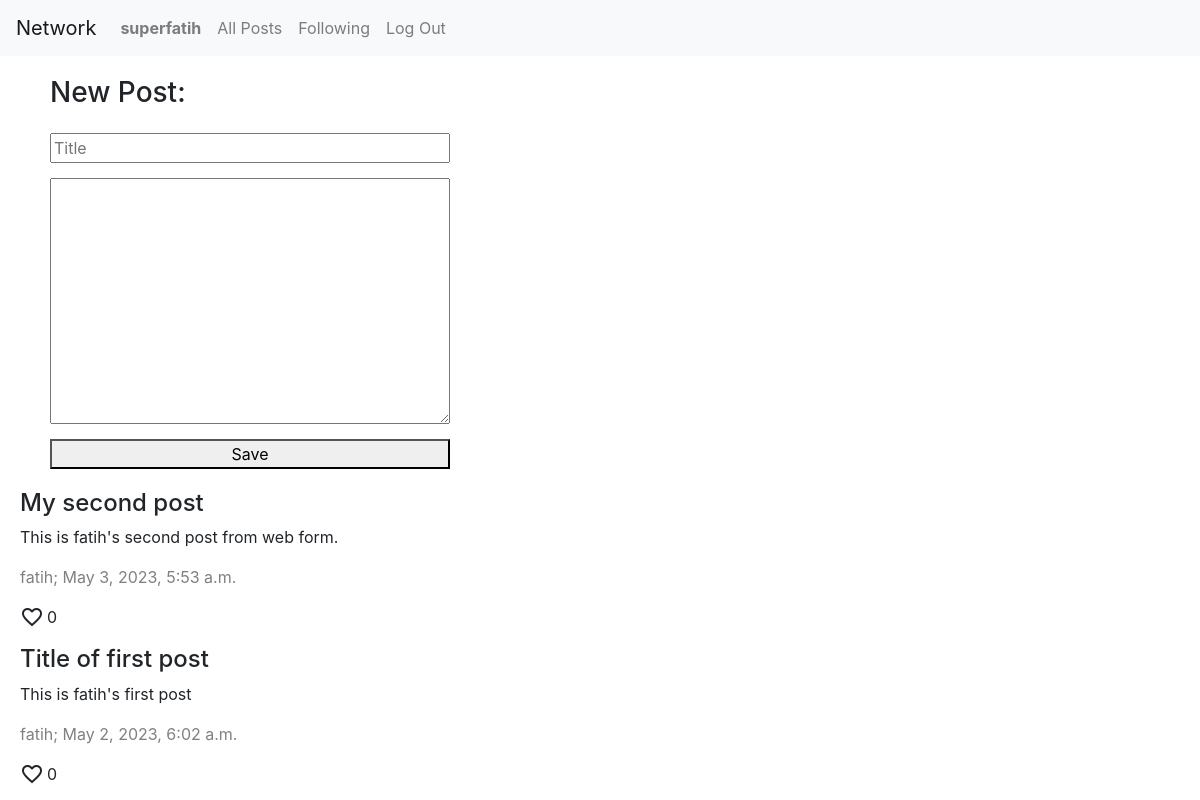
Screenshot of / (signed in) with the database file from the repository.
### network/models.py (models this page shows, shortened)
class User(AbstractUser):
    pass

class Post(models.Model):
    user = models.ForeignKey(User, on_delete=models.CASCADE)
    title = models.CharField(max_length=100)
    text = models.TextField()
    time = models.DateTimeField(auto_now_add=True)

### network/views.py (the view, shortened to what this page needs)
# urls.py: path("", views.index, name="index"),
def index(request):
    try:
        m_querystring = request.GET.get("p")
        posts = Post.objects.all().order_by("-time")
        like_list = []
        for post in posts:
            if post.likes.filter(user = request.user):
                like_list.append(True)
            else:
                like_list.append(False)
        return render(request, "network/index.html", {
            "posts": zip(posts, like_list)
        })
    except Exception as e:
        print("Error, ", e)
        return render(request, "network/index.html")

### network/templates/network/index.html (shortened to what this page needs)
{% extends "network/layout.html" %}
{% load static %}
{% block body %}
    <div class="div-posts">
        {% if user.is_authenticated and not request.GET.p == "f" %}
            <form class="form-newpost" action="./" method="post">
                <h3>New Post:</h3>
                <input placeholder="Title" type="text" id="input-newpost-title" name="input-newpost-title">
                <textarea name="" id="input-newpost-text" name="input-newpost-text" cols="30" rows="10"></textarea>
                <button id="input-newpost-submit">Save</button>
            </form>
        {% endif %}
        {% for post, like in posts %}
            <div class="div-post">
                <h4>{{ post.title }}</h4>
                <p class="post-text">
                    {{ post.text }}
                </p>
                <p class="css-description">{{ post.user.username }}; {{ post.time }}</p>
                <p class="p-like">
                    {% if user.username != post.user.username %}
                        <span data-postid="{{ post.id }}" class="material-icons po-pointer {% if like %}red {% endif %}favorite">
                        </span>
                    {% else %}
                        <span class="material-icons po-default">
                            favorite_border
                        </span>
                    {% endif %}
                        <span class="post-like-counter">{{ post.likes.count }}</span>
                </p>
            </div>
        {% empty %}
            No post yet!
        {% endfor %}
    </div>
{% endblock %}

### network/templates/network/layout.html (shortened to what this page needs)
{% load static %}
<!DOCTYPE html>
<html lang="en">
    <head>
        <link rel="stylesheet" href="https://stackpath.bootstrapcdn.com/bootstrap/4.4.1/css/bootstrap.min.css">
        <link href="{% static 'network/styles.css' %}" rel="stylesheet">
    </head>
    <body>
        <nav class="navbar navbar-expand-lg navbar-light bg-light">
            <a class="navbar-brand" href="./">Network</a>
            <div>
              <ul class="navbar-nav mr-auto">
                {% if user.is_authenticated %}
                    <li class="nav-item">
                        <a class="nav-link" href="#"><strong>{{ user.username }}</strong></a>
                    </li>
                {% endif %}
                <li class="nav-item">
                  <a class="nav-link" href="{% url 'index' %}">All Posts</a>
                </li>
                {% if user.is_authenticated %}
                    <li class="nav-item">
                        <a class="nav-link" href="{% url 'index' %}?p=f">Following</a>
                    </li>
                    <li class="nav-item">
                        <a class="nav-link" href="{% url 'logout' %}">Log Out</a>
                    </li>
                {% endif %}
              </ul>
            </div>
          </nav>
        <div class="body">
            {% block body %}
            {% endblock %}
        </div>
    </body>
</html>

### network/static/network/styles.css (style rules this page uses)
.form-newpost { display: flex; flex-direction: column; max-width: 400px; gap: 15px; margin: 20px 30px; }
.div-posts { padding-left: 20px; display: flex; flex-direction: column; }
.css-description { color: gray; }
.p-like { display: flex; align-content: center; gap: 3px; }
.po-pointer { cursor: pointer; }

### rows the page displays
User: username "superfatih"
Post: title "My second post", text "This is fatih's second post from web form.", user.username "fatih", time "May 3, 2023, 5:53 a.m.", likes.count "0"
Post: title "Title of first post", text "This is fatih's first post", user.username "fatih", time "May 2, 2023, 6:02 a.m.", likes.count "0"
